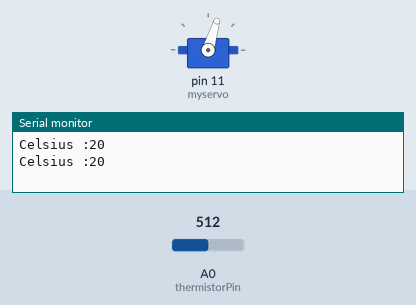
Recording of a sketch running on a simulated Arduino Uno, built with avr-gcc and run on an emulated ATmega328P. Parts: servo, the last lines printed to the serial monitor. The test bench sets the inputs (shaded band); at power-on: A0 (thermistorPin) = 512.

Above: at 1.9 s.
2.0 s: A0 (thermistorPin) set to 716
At 4.0 s:
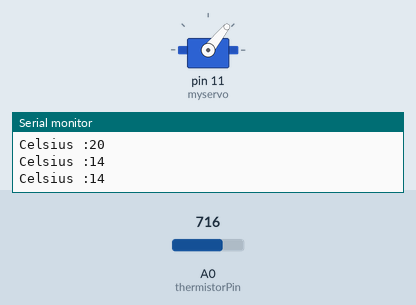
4.7 s: A0 (thermistorPin) set to 1023
At 7.7 s:
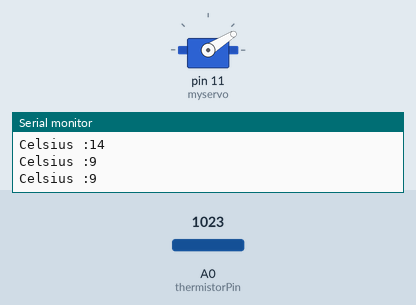
8.0 s: A0 (thermistorPin) set to 306
At 10.3 s:
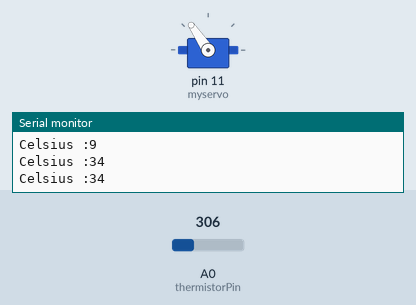
11.3 s: A0 (thermistorPin) set to 122
At 14.1 s:
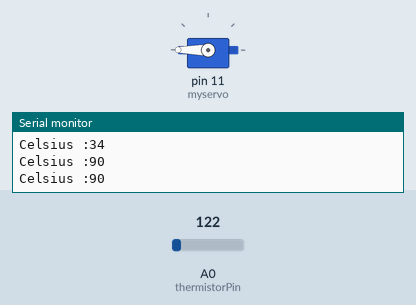
14.6 s: A0 (thermistorPin) set to 0
At 16.7 s:
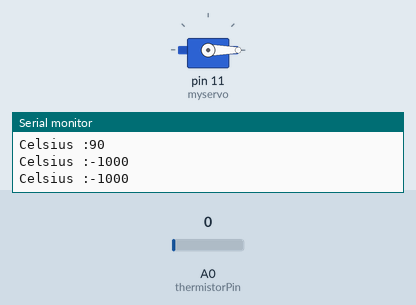
17.9 s: A0 (thermistorPin) set to 511
At 20.4 s:
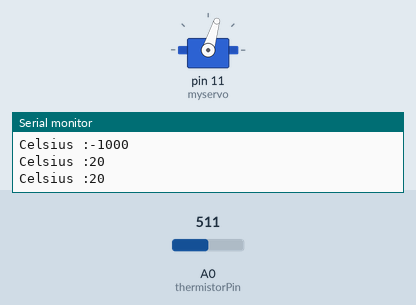
Timing chart, 0 to 21.9 s (numbered marks = the images above; inputs shaded):
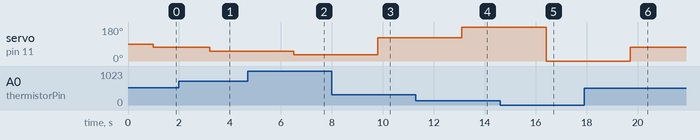

The sketch:

analogThermometer.ino
```cpp
// letsarduino.com
//  [Project 14] – Servo Motor Controlled Analog Thermometer Using Thermistor (NTC) + Arduino

#include <Servo.h>
#define thermistorPin A0
int resistorValue = 1000; // resistor value in circuit
Servo myservo;

void setup(void)
{
  myservo.attach(11);
  Serial.begin(9600);
}

void loop(void) {
  int reading;

  //reading = analogRead(thermistorPin);
  reading = (analogRead(thermistorPin)/10)-1;
  reading = resistorValue / reading;
  Serial.print("Celsius :");
  Serial.println(reading);

  delay(1000);

  int val = (int) reading;
  int temp;

  temp = map(val, 0, 49 , 0, 179); // you can chanage degree (0,49)

  myservo.write(temp);
  delay(100);
}
```

Measured:
- after the input at 2.0 s, servo on pin 11 (myservo): 73° → 51° after 1.2 s
- after the input at 4.7 s, servo on pin 11 (myservo): 51° → 32° after 1.8 s
- after the input at 8.0 s, servo on pin 11 (myservo): 32° → 124° after 1.8 s
- after the input at 11.3 s, servo on pin 11 (myservo): 124° → 180° after 1.8 s
- after the input at 14.6 s, servo on pin 11 (myservo): 180° → 0° after 1.8 s
- after the input at 17.9 s, servo on pin 11 (myservo): 0° → 73° after 1.8 s
